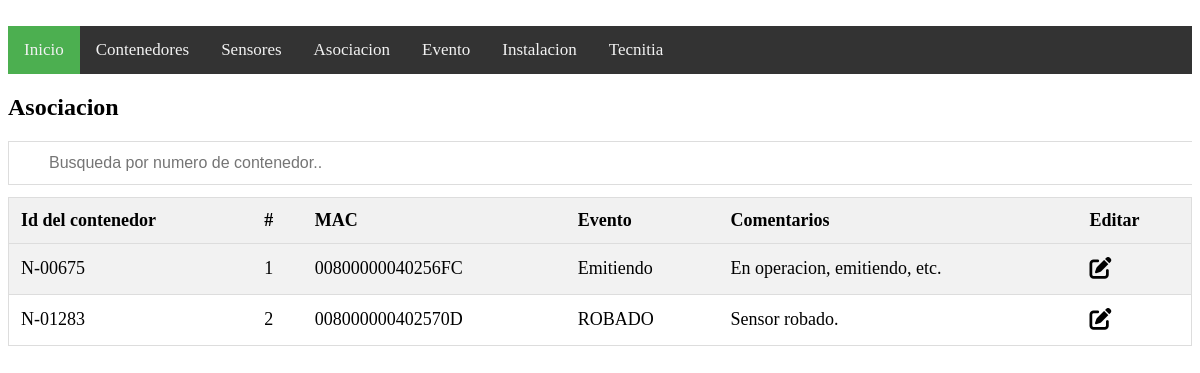
The page /asoc.php on the database its author committed.
### tables this page shows
CREATE TABLE `asociacion` (
  `nregistro` int(10) NOT NULL,
  `idcontenedor` varchar(10) NOT NULL,
  `mac` varchar(20) NOT NULL,
  `evento` varchar(20) NOT NULL,
  `comentario` varchar(300) NOT NULL
);

### asoc.php (the view, shortened to what this page needs)
<?php
include("cn.php");
$asociacion = "SELECT * FROM asociacion";
?>
<!DOCTYPE html>
<html>
<link rel="stylesheet" href="estilos.css">
<link rel="stylesheet" href="style.css">
<head>
</head>
<body>
<center>
</center>
<div class="topnav" id="myTopnav">
  <a href="inicio.php" class="active">Inicio</a>
  <a href="cont.php">Contenedores</a>
  <a href="sens.php">Sensores</a>
  <a href="asoc.php">Asociacion</a>
  <a href="even.php">Evento</a>
  <a href="inv.php">Instalacion</a>
  <a href="tec.php">Tecnitia</a>
</div>
<h2>Asociacion</h2>
<div style="overflow-x:auto;">
<input type="text" id="myInput" onkeyup="myFunction()" placeholder="Busqueda por numero de contenedor..">
<table id="myTable">
  <tr class="header">
      <th>Id del contenedor</th>
      <th>#</th>
      <th>MAC</th>
      <th>Evento</th>
      <th>Comentarios</th>
      <th>Editar</th>
    </tr>
    <?php
    $resultado = mysqli_query($conexion, $asociacion);
    while($row = mysqli_fetch_assoc($resultado)){
    ?>
    <tr>
      <td><?php echo $row ["idcontenedor"]?></td>
      <td><?php echo $row ["nregistro"]?></td>
      <td><?php echo $row ["mac"]?></td>
      <td><?php echo $row ["evento"]?></td>
      <td><?php echo $row ["comentario"]?></td>
      <td><a href="#"><i class="fas fa-edit"></i></a></td>
      <?php } ?>
    </tr>
</table>
</div>
</body>
</html>

### estilos.css (style rules this page uses)
html { background: url("img/work-2.jpg"); background-size: cover; }
.topnav { background-color: #333; overflow: hidden; }
.topnav a { float: left; display: block; color: #f2f2f2; text-align: center; padding: 14px 16px; text-decoration: none; font-size: 17px; }
.active { background-color: #4CAF50; color: white; }
#myInput { background-image: url('/css/searchicon.png'); background-position: 10px 12px; background-repeat: no-repeat; width: 100%; font-size: 16px; padding: 12px 20px 12px 40px; border: 1px solid #ddd; margin-bottom: 12px; }
#myTable { border-collapse: collapse; width: 100%; border: 1px solid #ddd; font-size: 18px; }
#myTable th, #myTable td { text-align: left; padding: 12px; }
#myTable tr { border-bottom: 1px solid #ddd; }
#myTable tr.header, #myTable tr:hover { background-color: #f1f1f1; }
a { text-decoration: none; font-size: 22px; color: black; }

### asoc.php (style rules this page uses)
table { border-collapse: collapse; border-spacing: 0; width: 100%; border: 1px solid #ddd; }
th, td { text-align: left; padding: 8px; }
tr:nth-child(even) { background-color: #f2f2f2 }

### rows shown on the page
asociacion: idcontenedor "N-00675", nregistro "1", mac "00800000040256FC", evento "Emitiendo", comentario "En operacion, emitiendo, etc."
asociacion: idcontenedor "N-01283", nregistro "2", mac "008000000402570D", evento "ROBADO", comentario "Sensor robado."
